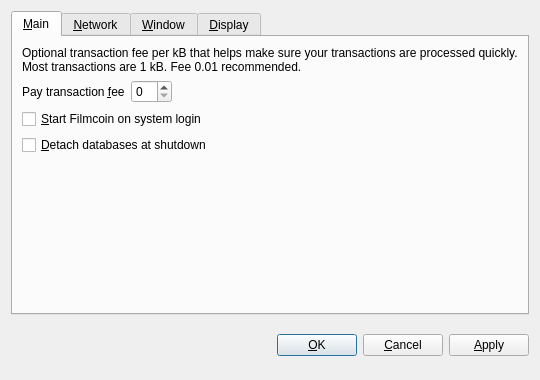
<?xml version="1.0" encoding="UTF-8"?>
<ui version="4.0">
 <class>OptionsDialog</class>
 <widget class="QDialog" name="OptionsDialog">
  <property name="geometry">
   <rect>
    <x>0</x>
    <y>0</y>
    <width>540</width>
    <height>380</height>
   </rect>
  </property>
  <property name="windowTitle">
   <string>Options</string>
  </property>
  <property name="modal">
   <bool>true</bool>
  </property>
  <layout class="QVBoxLayout" name="verticalLayout">
   <item>
    <widget class="QTabWidget" name="tabWidget">
     <property name="tabPosition">
      <enum>QTabWidget::North</enum>
     </property>
     <property name="currentIndex">
      <number>0</number>
     </property>
     <widget class="QWidget" name="tabMain">
      <attribute name="title">
       <string>&amp;Main</string>
      </attribute>
      <layout class="QVBoxLayout" name="verticalLayout_Main">
       <item>
        <widget class="QLabel" name="transactionFeeInfoLabel">
         <property name="text">
          <string>Optional transaction fee per kB that helps make sure your transactions are processed quickly. Most transactions are 1 kB. Fee 0.01 recommended.</string>
         </property>
         <property name="textFormat">
          <enum>Qt::PlainText</enum>
         </property>
         <property name="wordWrap">
          <bool>true</bool>
         </property>
        </widget>
       </item>
       <item>
        <layout class="QHBoxLayout" name="horizontalLayout_Main">
         <item>
          <widget class="QLabel" name="transactionFeeLabel">
           <property name="text">
            <string>Pay transaction &amp;fee</string>
           </property>
           <property name="textFormat">
            <enum>Qt::PlainText</enum>
           </property>
           <property name="buddy">
            <cstring>transactionFee</cstring>
           </property>
          </widget>
         </item>
         <item>
          <widget class="BitcoinAmountField" name="transactionFee"/>
         </item>
         <item>
          <spacer name="horizontalSpacer_Main">
           <property name="orientation">
            <enum>Qt::Horizontal</enum>
           </property>
           <property name="sizeHint" stdset="0">
            <size>
             <width>40</width>
             <height>20</height>
            </size>
           </property>
          </spacer>
         </item>
        </layout>
       </item>
       <item>
        <widget class="QCheckBox" name="bitcoinAtStartup">
         <property name="toolTip">
          <string>Automatically start Filmcoin after logging in to the system.</string>
         </property>
         <property name="text">
          <string>&amp;Start Filmcoin on system login</string>
         </property>
        </widget>
       </item>
       <item>
        <widget class="QCheckBox" name="detachDatabases">
         <property name="toolTip">
          <string>Detach block and address databases at shutdown. This means they can be moved to another data directory, but it slows down shutdown. The wallet is always detached.</string>
         </property>
         <property name="text">
          <string>&amp;Detach databases at shutdown</string>
         </property>
        </widget>
       </item>
       <item>
        <spacer name="verticalSpacer_Main">
         <property name="orientation">
          <enum>Qt::Vertical</enum>
         </property>
         <property name="sizeHint" stdset="0">
          <size>
           <width>20</width>
           <height>40</height>
          </size>
         </property>
        </spacer>
       </item>
      </layout>
     </widget>
     <widget class="QWidget" name="tabNetwork">
      <attribute name="title">
       <string>&amp;Network</string>
      </attribute>
      <layout class="QVBoxLayout" name="verticalLayout_Network">
       <item>
        <widget class="QCheckBox" name="mapPortUpnp">
         <property name="toolTip">
          <string>Automatically open the Filmcoin client port on the router. This only works when your router supports UPnP and it is enabled.</string>
         </property>
         <property name="text">
          <string>Map port using &amp;UPnP</string>
         </property>
        </widget>
       </item>
       <item>
        <widget class="QCheckBox" name="connectSocks">
         <property name="toolTip">
          <string>Connect to the Filmcoin network through a SOCKS proxy (e.g. when connecting through Tor).</string>
         </property>
         <property name="text">
          <string>&amp;Connect through SOCKS proxy:</string>
         </property>
        </widget>
       </item>
       <item>
        <layout class="QHBoxLayout" name="horizontalLayout_Network">
         <item>
          <widget class="QLabel" name="proxyIpLabel">
           <property name="text">
            <string>Proxy &amp;IP:</string>
           </property>
           <property name="textFormat">
            <enum>Qt::PlainText</enum>
           </property>
           <property name="buddy">
            <cstring>proxyIp</cstring>
           </property>
          </widget>
         </item>
         <item>
          <widget class="QValidatedLineEdit" name="proxyIp">
           <property name="maximumSize">
            <size>
             <width>140</width>
             <height>16777215</height>
            </size>
           </property>
           <property name="toolTip">
            <string>IP address of the proxy (e.g. 127.0.0.1)</string>
           </property>
          </widget>
         </item>
         <item>
          <widget class="QLabel" name="proxyPortLabel">
           <property name="text">
            <string>&amp;Port:</string>
           </property>
           <property name="textFormat">
            <enum>Qt::PlainText</enum>
           </property>
           <property name="buddy">
            <cstring>proxyPort</cstring>
           </property>
          </widget>
         </item>
         <item>
          <widget class="QLineEdit" name="proxyPort">
           <property name="maximumSize">
            <size>
             <width>55</width>
             <height>16777215</height>
            </size>
           </property>
           <property name="toolTip">
            <string>Port of the proxy (e.g. 9050)</string>
           </property>
          </widget>
         </item>
         <item>
          <widget class="QLabel" name="socksVersionLabel">
           <property name="text">
            <string>SOCKS &amp;Version:</string>
           </property>
           <property name="textFormat">
            <enum>Qt::PlainText</enum>
           </property>
           <property name="buddy">
            <cstring>socksVersion</cstring>
           </property>
          </widget>
         </item>
         <item>
          <widget class="QValueComboBox" name="socksVersion">
           <property name="toolTip">
            <string>SOCKS version of the proxy (e.g. 5)</string>
           </property>
          </widget>
         </item>
         <item>
          <spacer name="horizontalSpacer_Network">
           <property name="orientation">
            <enum>Qt::Horizontal</enum>
           </property>
           <property name="sizeHint" stdset="0">
            <size>
             <width>40</width>
             <height>20</height>
            </size>
           </property>
          </spacer>
         </item>
        </layout>
       </item>
       <item>
        <spacer name="verticalSpacer_Network">
         <property name="orientation">
          <enum>Qt::Vertical</enum>
         </property>
         <property name="sizeHint" stdset="0">
          <size>
           <width>20</width>
           <height>40</height>
          </size>
         </property>
        </spacer>
       </item>
      </layout>
     </widget>
     <widget class="QWidget" name="tabWindow">
      <attribute name="title">
       <string>&amp;Window</string>
      </attribute>
      <layout class="QVBoxLayout" name="verticalLayout_Window">
       <item>
        <widget class="QCheckBox" name="minimizeToTray">
         <property name="toolTip">
          <string>Show only a tray icon after minimizing the window.</string>
         </property>
         <property name="text">
          <string>&amp;Minimize to the tray instead of the taskbar</string>
         </property>
        </widget>
       </item>
       <item>
        <widget class="QCheckBox" name="minimizeOnClose">
         <property name="toolTip">
          <string>Minimize instead of exit the application when the window is closed. When this option is enabled, the application will be closed only after selecting Quit in the menu.</string>
         </property>
         <property name="text">
          <string>M&amp;inimize on close</string>
         </property>
        </widget>
       </item>
       <item>
        <spacer name="verticalSpacer_Window">
         <property name="orientation">
          <enum>Qt::Vertical</enum>
         </property>
         <property name="sizeHint" stdset="0">
          <size>
           <width>20</width>
           <height>40</height>
          </size>
         </property>
        </spacer>
       </item>
      </layout>
     </widget>
     <widget class="QWidget" name="tabDisplay">
      <attribute name="title">
       <string>&amp;Display</string>
      </attribute>
      <layout class="QVBoxLayout" name="verticalLayout_Display">
       <item>
        <layout class="QHBoxLayout" name="horizontalLayout_1_Display">
         <item>
          <widget class="QLabel" name="langLabel">
           <property name="text">
            <string>User Interface &amp;language:</string>
           </property>
           <property name="textFormat">
            <enum>Qt::PlainText</enum>
           </property>
           <property name="buddy">
            <cstring>lang</cstring>
           </property>
          </widget>
         </item>
         <item>
          <widget class="QValueComboBox" name="lang">
           <property name="toolTip">
            <string>The user interface language can be set here. This setting will take effect after restarting Filmcoin.</string>
           </property>
          </widget>
         </item>
        </layout>
       </item>
       <item>
        <layout class="QHBoxLayout" name="horizontalLayout_2_Display">
         <item>
          <widget class="QLabel" name="unitLabel">
           <property name="text">
            <string>&amp;Unit to show amounts in:</string>
           </property>
           <property name="textFormat">
            <enum>Qt::PlainText</enum>
           </property>
           <property name="buddy">
            <cstring>unit</cstring>
           </property>
          </widget>
         </item>
         <item>
          <widget class="QValueComboBox" name="unit">
           <property name="toolTip">
            <string>Choose the default subdivision unit to show in the interface and when sending coins.</string>
           </property>
          </widget>
         </item>
        </layout>
       </item>
       <item>
        <widget class="QCheckBox" name="displayAddresses">
         <property name="toolTip">
          <string>Whether to show Filmcoin addresses in the transaction list or not.</string>
         </property>
         <property name="text">
          <string>&amp;Display addresses in transaction list</string>
         </property>
        </widget>
       </item>
       <item>
        <widget class="QCheckBox" name="coinControlFeatures">
         <property name="toolTip">
          <string>Whether to show coin control features or not.</string>
         </property>
         <property name="text">
          <string>Display coin &amp;control features (experts only!)</string>
         </property>
        </widget>
       </item>
       <item>
        <spacer name="verticalSpacer_Display">
         <property name="orientation">
          <enum>Qt::Vertical</enum>
         </property>
         <property name="sizeHint" stdset="0">
          <size>
           <width>20</width>
           <height>40</height>
          </size>
         </property>
        </spacer>
       </item>
      </layout>
     </widget>
    </widget>
   </item>
   <item>
    <layout class="QHBoxLayout" name="horizontalLayout_Buttons">
     <item>
      <spacer name="horizontalSpacer_1">
       <property name="orientation">
        <enum>Qt::Horizontal</enum>
       </property>
       <property name="sizeHint" stdset="0">
        <size>
         <width>40</width>
         <height>48</height>
        </size>
       </property>
      </spacer>
     </item>
     <item>
      <widget class="QLabel" name="statusLabel">
       <property name="font">
        <font>
         <weight>75</weight>
         <bold>true</bold>
        </font>
       </property>
       <property name="text">
        <string/>
       </property>
       <property name="textFormat">
        <enum>Qt::PlainText</enum>
       </property>
       <property name="wordWrap">
        <bool>true</bool>
       </property>
      </widget>
     </item>
     <item>
      <spacer name="horizontalSpacer_2">
       <property name="orientation">
        <enum>Qt::Horizontal</enum>
       </property>
       <property name="sizeHint" stdset="0">
        <size>
         <width>40</width>
         <height>48</height>
        </size>
       </property>
      </spacer>
     </item>
     <item>
      <widget class="QPushButton" name="okButton">
       <property name="text">
        <string>&amp;OK</string>
       </property>
      </widget>
     </item>
     <item>
      <widget class="QPushButton" name="cancelButton">
       <property name="text">
        <string>&amp;Cancel</string>
       </property>
       <property name="autoDefault">
        <bool>false</bool>
       </property>
      </widget>
     </item>
     <item>
      <widget class="QPushButton" name="applyButton">
       <property name="text">
        <string>&amp;Apply</string>
       </property>
       <property name="autoDefault">
        <bool>false</bool>
       </property>
      </widget>
     </item>
    </layout>
   </item>
  </layout>
 </widget>
 <customwidgets>
  <customwidget>
   <class>BitcoinAmountField</class>
   <extends>QSpinBox</extends>
   <header>bitcoinamountfield.h</header>
  </customwidget>
  <customwidget>
   <class>QValueComboBox</class>
   <extends>QComboBox</extends>
   <header>qvaluecombobox.h</header>
  </customwidget>
  <customwidget>
   <class>QValidatedLineEdit</class>
   <extends>QLineEdit</extends>
   <header>qvalidatedlineedit.h</header>
  </customwidget>
 </customwidgets>
 <resources/>
 <connections/>
</ui>
